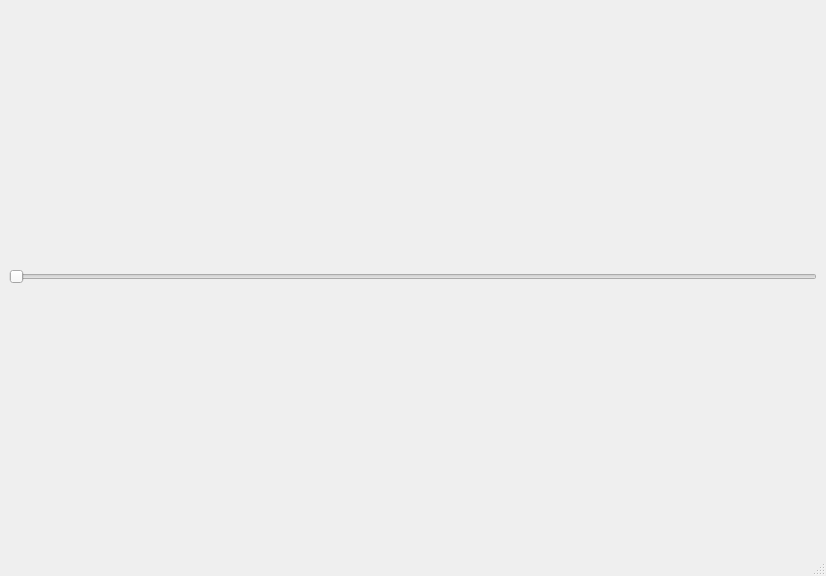
<?xml version="1.0" encoding="UTF-8"?>
<ui version="4.0">
 <class>MainWindow</class>
 <widget class="QMainWindow" name="MainWindow">
  <property name="geometry">
   <rect>
    <x>0</x>
    <y>0</y>
    <width>826</width>
    <height>576</height>
   </rect>
  </property>
  <property name="windowTitle">
   <string>MainWindow</string>
  </property>
  <widget class="QWidget" name="centralwidget">
   <layout class="QVBoxLayout" name="verticalLayout_2">
    <item>
     <layout class="QVBoxLayout" name="verticalLayout">
      <property name="spacing">
       <number>0</number>
      </property>
      <property name="sizeConstraint">
       <enum>QLayout::SetDefaultConstraint</enum>
      </property>
      <property name="leftMargin">
       <number>0</number>
      </property>
      <item>
       <widget class="QSlider" name="hrzSlider2">
        <property name="maximum">
         <number>200</number>
        </property>
        <property name="pageStep">
         <number>100</number>
        </property>
        <property name="orientation">
         <enum>Qt::Horizontal</enum>
        </property>
       </widget>
      </item>
     </layout>
    </item>
   </layout>
  </widget>
  <widget class="QMenuBar" name="menubar">
   <property name="geometry">
    <rect>
     <x>0</x>
     <y>0</y>
     <width>826</width>
     <height>25</height>
    </rect>
   </property>
  </widget>
  <widget class="QStatusBar" name="statusbar"/>
 </widget>
 <tabstops>
  <tabstop>hrzSlider2</tabstop>
 </tabstops>
 <resources/>
 <connections/>
</ui>
